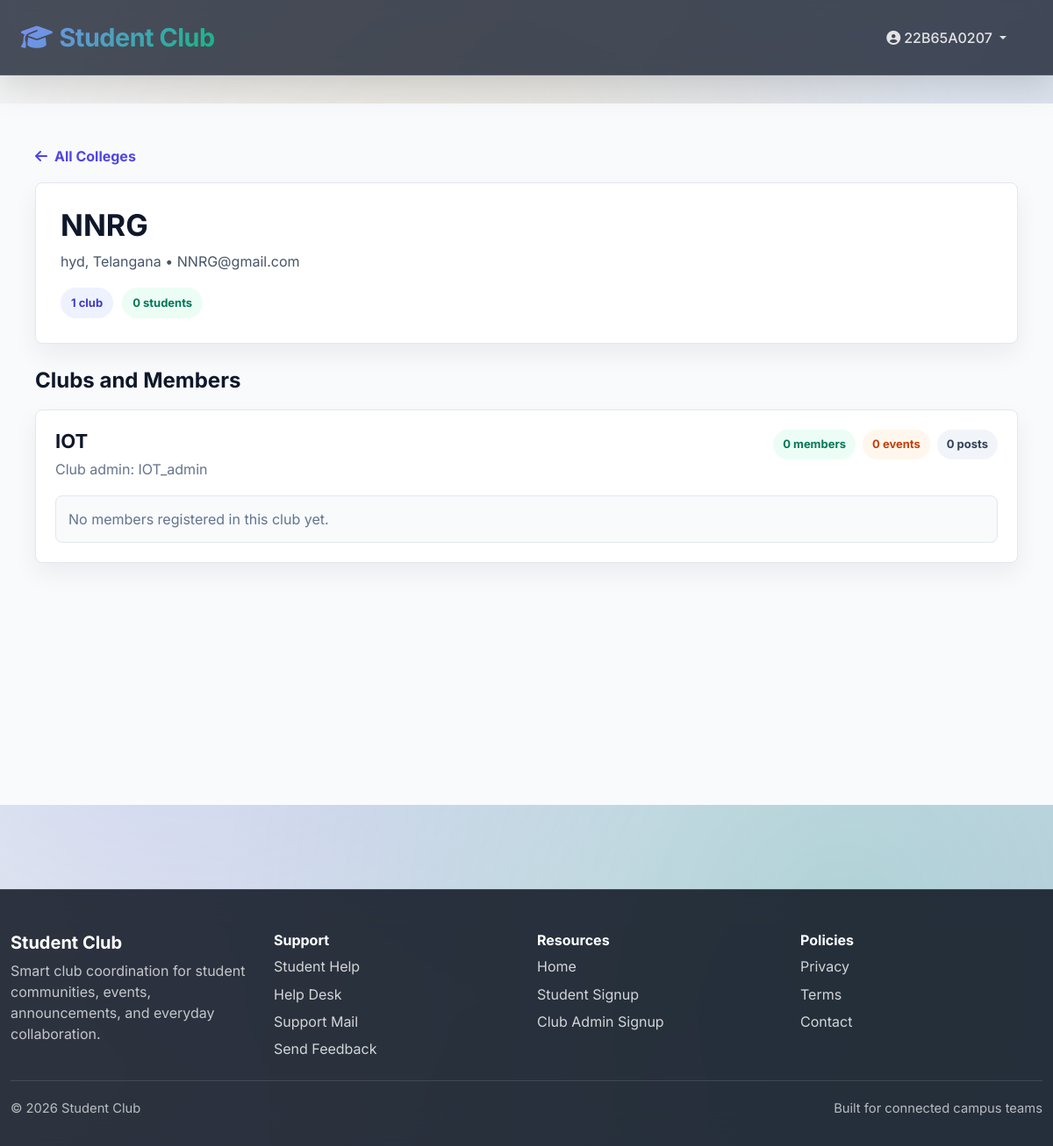
The page /colleges/2/ (signed in) on the database its author committed.
### mainpage/models.py (models this page shows, shortened)
class College(models.Model):
    name = models.CharField(max_length=200, unique=True)
    email = models.EmailField(unique=True)
    admin_name = models.CharField(max_length=150)
    phone = models.CharField(max_length=15)
    address = models.TextField()
    city = models.CharField(max_length=100)
    state = models.CharField(max_length=100)
    pincode = models.CharField(max_length=10)
    registration_number = models.CharField(max_length=100, unique=True)
    is_verified = models.BooleanField(default=False)
    created_at = models.DateTimeField(auto_now_add=True)
    updated_at = models.DateTimeField(auto_now=True)
    class Meta:
        ordering = ['name']

class Club(models.Model):
    college = models.ForeignKey(College, on_delete=models.CASCADE, related_name='clubs', null=True, blank=True)
    name = models.CharField(max_length=150)
    admin = models.OneToOneField(User, on_delete=models.CASCADE, related_name='managed_club')
    created_at = models.DateTimeField(auto_now_add=True)
    class Meta:
        unique_together = ('college', 'name')

### mainpage/views.py (the view)
# urls.py: path('colleges/<int:college_id>/', public_college_detail, name='public_college_detail'),
def public_college_detail(request, college_id):
    college = get_object_or_404(
        College.objects.annotate(
            club_count=Count('clubs', distinct=True),
            student_count=Count('clubs__students', distinct=True),
        ),
        id=college_id,
    )
    clubs = college.clubs.select_related('admin').prefetch_related(
        Prefetch('students', queryset=Student.objects.select_related('user').order_by('name'))
    ).annotate(
        member_count=Count('students', distinct=True),
        post_count=Count('posts', distinct=True),
        event_count=Count('events', distinct=True),
    ).order_by('name')
    return render(request, 'mainpage/public_college_detail.html', {
        'college': college,
        'clubs': clubs,
    })

### mainpage/templates/mainpage/public_college_detail.html (shortened to what this page needs)
{% extends 'mainpage/base.html' %}
{% block content %}
<section style="background: #f8fafc; min-height: 100vh; padding: 48px 20px;">
    <div style="max-width: 1120px; margin: 0 auto;">
        <a href="{% url 'public_colleges' %}" style="color: #4f46e5; font-weight: 700; text-decoration: none;">
            <i class="fas fa-arrow-left me-2"></i>All Colleges
        </a>
        <div style="background: white; border: 1px solid #e2e8f0; border-radius: 8px; padding: 28px; margin: 18px 0 28px; box-shadow: 0 12px 28px rgba(15, 23, 42, 0.06);">
            <h1 style="font-size: 34px; color: #0f172a; margin: 0 0 8px;">{{ college.name }}</h1>
            <p style="color: #475569; margin: 0 0 18px;">{{ college.city }}, {{ college.state }} • {{ college.email }}</p>
            <div style="display: flex; gap: 10px; flex-wrap: wrap;">
                <span style="background: #eef2ff; color: #4338ca; border-radius: 999px; padding: 8px 12px; font-size: 13px; font-weight: 700;">{{ college.club_count }} club{{ college.club_count|pluralize }}</span>
                <span style="background: #ecfdf5; color: #047857; border-radius: 999px; padding: 8px 12px; font-size: 13px; font-weight: 700;">{{ college.student_count }} student{{ college.student_count|pluralize }}</span>
            </div>
        </div>
        <h2 style="font-size: 24px; color: #0f172a; margin: 0 0 18px;">Clubs and Members</h2>
        {% if clubs %}
            <div style="display: grid; gap: 18px;">
                {% for club in clubs %}
                    <article style="background: white; border: 1px solid #e2e8f0; border-radius: 8px; padding: 22px; box-shadow: 0 12px 28px rgba(15, 23, 42, 0.06);">
                        <div style="display: flex; align-items: flex-start; justify-content: space-between; gap: 16px; flex-wrap: wrap;">
                            <div>
                                <h3 style="font-size: 22px; color: #0f172a; margin: 0 0 6px;">{{ club.name }}</h3>
                                <p style="color: #64748b; margin: 0;">Club admin: {{ club.admin.username }}</p>
                            </div>
                            <div style="display: flex; gap: 8px; flex-wrap: wrap;">
                                <span style="background: #ecfdf5; color: #047857; border-radius: 999px; padding: 7px 11px; font-size: 13px; font-weight: 700;">{{ club.member_count }} member{{ club.member_count|pluralize }}</span>
                                <span style="background: #fff7ed; color: #c2410c; border-radius: 999px; padding: 7px 11px; font-size: 13px; font-weight: 700;">{{ club.event_count }} event{{ club.event_count|pluralize }}</span>
                                <span style="background: #f1f5f9; color: #334155; border-radius: 999px; padding: 7px 11px; font-size: 13px; font-weight: 700;">{{ club.post_count }} post{{ club.post_count|pluralize }}</span>
                            </div>
                        </div>
                        {% if club.students.all %}
                            <div style="display: grid; grid-template-columns: repeat(auto-fit, minmax(220px, 1fr)); gap: 12px; margin-top: 18px;">
                                {% for student in club.students.all %}
                                    <div style="background: #f8fafc; border: 1px solid #e2e8f0; border-radius: 8px; padding: 14px;">
                                        <strong style="display: block; color: #0f172a;">{{ student.name }}</strong>
                                        <span style="display: block; color: #64748b; font-size: 13px; margin-top: 3px;">{{ student.department }}</span>
                                    </div>
                                {% endfor %}
                            </div>
                        {% else %}
                            <p style="background: #f8fafc; border: 1px solid #e2e8f0; border-radius: 8px; color: #64748b; padding: 14px; margin: 18px 0 0;">No members registered in this club yet.</p>
                        {% endif %}
                    </article>
                {% endfor %}
            </div>
        {% else %}
            <div style="background: white; border: 1px solid #e2e8f0; border-radius: 8px; padding: 32px; text-align: center;">
                <h3 style="color: #0f172a; margin: 0 0 8px;">No clubs available yet</h3>
                <p style="color: #64748b; margin: 0;">When this college creates clubs, they will appear here.</p>
            </div>
        {% endif %}
    </div>
</section>
{% endblock %}

### mainpage/templates/mainpage/base.html (shortened to what this page needs)
{% load static %}
<!DOCTYPE html>
<html lang="en">
<head>
    <link href="https://cdn.jsdelivr.net/npm/bootstrap@5.3.0/dist/css/bootstrap.min.css" rel="stylesheet">
    <link rel="stylesheet" href="https://cdnjs.cloudflare.com/ajax/libs/font-awesome/6.5.1/css/all.min.css">
    <link rel="stylesheet" href="{% static 'css/style.css' %}">
</head>
<body class="{% block body_class %}{% endblock %}" data-user-role="{% if user.is_authenticated and user.student_profile %}student{% elif user.is_authenticated and user.managed_club %}club-admin{% elif user.is_authenticated and user.college_admin %}college-admin{% else %}guest{% endif %}">
    <div class="site-shell">
        {% if user.is_authenticated %}
        <nav class="navbar navbar-expand-lg navbar-dark sticky-top app-navbar">
            <div class="container-fluid px-4">
                <a class="navbar-brand fw-bold" href="{% if user.student_profile %}{% url 'student_home' %}{% elif user.managed_club %}{% url 'club_dashboard' %}{% else %}{% url 'home' %}{% endif %}">
                    <i class="fas fa-graduation-cap me-2"></i>Student Club
                </a>
                <div class="collapse navbar-collapse" id="navbarNav">
                    <ul class="navbar-nav ms-auto align-items-lg-center">
                        <li class="nav-item dropdown">
                            <a class="nav-link dropdown-toggle" href="#" id="userDropdown" role="button" data-bs-toggle="dropdown">
                                <i class="fas fa-user-circle me-1"></i>{{ user.username }}
                            </a>
                        </li>
                    </ul>
                </div>
            </div>
        </nav>
        {% endif %}
        <main class="site-main">
            {% block content %}{% endblock %}
        </main>
        <footer class="site-footer">
            <div class="container">
                <div class="footer-grid">
                    <div>
                        <h5>Student Club</h5>
                        <p>Smart club coordination for student communities, events, announcements, and everyday collaboration.</p>
                    </div>
                    <div>
                        <h6>Support</h6>
                        <a href="mailto:studenthelp@gmail.com">Student Help</a>
                        <a href="mailto:help@studentclub.local">Help Desk</a>
                        <a href="mailto:support@studentclub.local">Support Mail</a>
                        <a href="mailto:feedback@studentclub.local">Send Feedback</a>
                    </div>
                    <div>
                        <h6>Resources</h6>
                        <a href="{% url 'home' %}">Home</a>
                        {% if user.is_authenticated %}
                            <a href="{% url 'student_signup' %}">Student Signup</a>
                            <a href="{% url 'admin_signup' %}">Club Admin Signup</a>
                        {% endif %}
                    </div>
                    <div>
                        <h6>Policies</h6>
                        <a href="#">Privacy</a>
                        <a href="#">Terms</a>
                        <a href="#">Contact</a>
                    </div>
                </div>
                <div class="footer-bottom">
                    <span>&copy; 2026 Student Club</span>
                    <span>Built for connected campus teams</span>
                </div>
            </div>
        </footer>
    </div>
</body>
</html>

### mainpage/static/css/style.css (style rules this page uses)
:root { --primary: #6366f1; --primary-dark: #4f46e5; --primary-light: #818cf8; --secondary: #10b981; --accent: #f59e0b; --danger: #ef4444; --dark: #1f2937; --light: #f9fafb; --gray-100: #f3f4f6; --gray-200: #e5e7eb; --gray-300: #d1d5db; --gray-400: #9ca3af; --gray-500: #6b7280; --text-primary: #0f172a; --text-secondary: #334155; }
* { margin: 0; padding: 0; box-sizing: border-box; }
html { scroll-behavior: smooth; }
body { font-family: 'Segoe UI', 'Roboto', 'Poppins', sans-serif; color: var(--text-primary); background: linear-gradient(135deg, #f5f7fa 0%, #c3cfe2 100%); min-height: 100vh; position: relative; overflow-x: hidden; }
body::before { content: ''; position: fixed; top: 0; left: 0; right: 0; bottom: 0; background: radial-gradient(circle at 20% 50%, rgba(99, 102, 241, 0.1) 0%, transparent 50%), radial-gradient(circle at 80% 80%, rgba(16, 185, 129, 0.1) 0%, transparent 50%); pointer-events: none; z-index: -1; }
.navbar { background: linear-gradient(135deg, rgba(31, 41, 55, 0.95) 0%, rgba(99, 102, 241, 0.95) 100%); backdrop-filter: blur(10px); border-bottom: 1px solid rgba(255, 255, 255, 0.1); box-shadow: 0 10px 40px rgba(0, 0, 0, 0.15); padding: 1rem 0; animation: slideInDown 0.6s ease-out; }
.navbar-brand { font-size: 1.8rem; font-weight: 800; background: linear-gradient(135deg, #818cf8 0%, #10b981 100%); -webkit-background-clip: text; -webkit-text-fill-color: transparent; background-clip: text; letter-spacing: -0.5px; transition: all 0.3s ease; }
.navbar .nav-link { color: rgba(255, 255, 255, 0.85) !important; margin: 0 0.8rem; position: relative; font-weight: 500; transition: all 0.3s ease; padding: 0.5rem 1rem !important; border-radius: 8px; }
.navbar .nav-link::before { content: ''; position: absolute; bottom: 0; left: 50%; width: 0; height: 3px; background: linear-gradient(90deg, #10b981, #f59e0b); border-radius: 3px; transform: translateX(-50%); transition: width 0.3s ease; }
main { padding: 2rem 0; animation: fadeInUp 0.8s ease-out; }
.container { max-width: 1200px; }
h1, h2, h3, h4, h5, h6 { font-weight: 700; color: var(--text-primary); }
h1 { font-size: 2.8rem; line-height: 1.2; margin-bottom: 1.5rem; }
h2 { font-size: 2rem; margin-bottom: 1.2rem; }
h3 { font-size: 1.5rem; margin-bottom: 1rem; }
footer { background: linear-gradient(135deg, var(--dark) 0%, var(--primary) 100%); color: white; margin-top: 5rem; padding: 3rem 0; border-top: 1px solid rgba(255, 255, 255, 0.1); animation: slideInUp 0.6s ease-out; }
footer p { margin: 0.5rem 0; }
footer a { color: var(--primary-light); text-decoration: none; transition: all 0.3s ease; }
.site-shell { position: relative; min-height: 100vh; }
.site-main { position: relative; z-index: 1; }
body { font-family: 'Inter', 'Segoe UI', 'Roboto', sans-serif; background: linear-gradient(135deg, #f5f7fa 0%, #c3cfe2 100%), url('https://images.unsplash.com/photo-1557821552-17105176677c?auto=format&fit=crop&w=2000&q=80') center/cover fixed; background-attachment: fixed; position: relative; }
body::before { content: ''; position: fixed; top: 0; left: 0; right: 0; bottom: 0; background: radial-gradient(circle at 20% 50%, rgba(99, 102, 241, 0.15) 0%, transparent 50%), radial-gradient(circle at 80% 80%, rgba(16, 185, 129, 0.15) 0%, transparent 50%), radial-gradient(circle at 40% 20%, rgba(245, 158, 11, 0.1) 0%, transparent 50%); pointer-events: none; z-index: -1; }
.app-navbar { background: rgba(10, 18, 34, 0.74); }
.site-footer { margin-top: 4rem; padding: 3rem 0 2rem; background: rgba(6, 12, 24, 0.82); backdrop-filter: blur(16px); border-top: 1px solid rgba(255, 255, 255, 0.12); }
.footer-grid { display: grid; grid-template-columns: repeat(auto-fit, minmax(180px, 1fr)); gap: 1.5rem; margin-bottom: 1.5rem; }
.site-footer h5, .site-footer h6, .site-footer p, .site-footer a, .footer-bottom { color: #fff; }
.site-footer p { color: rgba(255, 255, 255, 0.72); margin: 0; }
.site-footer a { display: block; margin-top: 0.45rem; color: rgba(255, 255, 255, 0.8); text-decoration: none; }
.footer-bottom { display: flex; justify-content: space-between; gap: 1rem; padding-top: 1.25rem; border-top: 1px solid rgba(255, 255, 255, 0.12); color: rgba(255, 255, 255, 0.68); font-size: 0.92rem; }

### rows shown on the page
College: name "NNRG", city "hyd", state "Telangana", email "NNRG@gmail.com", club_count "1", student_count "0"
Club: name "IOT", admin.username "IOT_admin", member_count "0", event_count "0", post_count "0", shows "No members registered in this club yet."

### other values the page prints
{{ user.username }} "22B65A0207"
